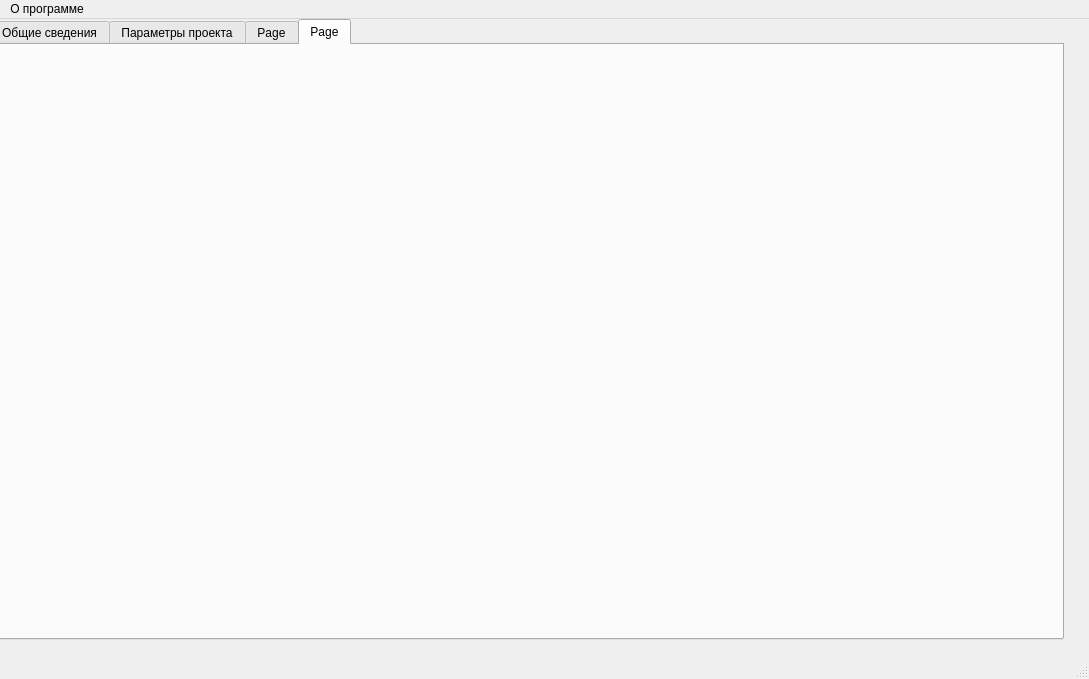
<?xml version="1.0" encoding="UTF-8"?>
<ui version="4.0">
 <class>MainWindow</class>
 <widget class="QMainWindow" name="MainWindow">
  <property name="geometry">
   <rect>
    <x>0</x>
    <y>0</y>
    <width>1089</width>
    <height>679</height>
   </rect>
  </property>
  <property name="windowTitle">
   <string>MainWindow</string>
  </property>
  <widget class="QWidget" name="centralwidget">
   <widget class="QTabWidget" name="tabWidget">
    <property name="geometry">
     <rect>
      <x>-10</x>
      <y>0</y>
      <width>1074</width>
      <height>621</height>
     </rect>
    </property>
    <property name="currentIndex">
     <number>3</number>
    </property>
    <widget class="QWidget" name="tab">
     <attribute name="title">
      <string>Общие сведения</string>
     </attribute>
     <widget class="QLineEdit" name="lineEdit">
      <property name="geometry">
       <rect>
        <x>180</x>
        <y>20</y>
        <width>231</width>
        <height>22</height>
       </rect>
      </property>
      <property name="text">
       <string/>
      </property>
     </widget>
     <widget class="QLabel" name="label">
      <property name="geometry">
       <rect>
        <x>10</x>
        <y>20</y>
        <width>161</width>
        <height>16</height>
       </rect>
      </property>
      <property name="text">
       <string>Краткое название проекта:</string>
      </property>
     </widget>
    </widget>
    <widget class="QWidget" name="tab_2">
     <attribute name="title">
      <string>Параметры проекта</string>
     </attribute>
     <widget class="QGroupBox" name="groupBox">
      <property name="geometry">
       <rect>
        <x>20</x>
        <y>100</y>
        <width>411</width>
        <height>181</height>
       </rect>
      </property>
      <property name="title">
       <string>1С-документы, используемые в проекте</string>
      </property>
      <widget class="QCheckBox" name="checkBox">
       <property name="geometry">
        <rect>
         <x>20</x>
         <y>50</y>
         <width>81</width>
         <height>20</height>
        </rect>
       </property>
       <property name="text">
        <string>1С-Заказ</string>
       </property>
      </widget>
      <widget class="QCheckBox" name="checkBox_2">
       <property name="geometry">
        <rect>
         <x>20</x>
         <y>70</y>
         <width>81</width>
         <height>20</height>
        </rect>
       </property>
       <property name="text">
        <string>1С-РТУ</string>
       </property>
      </widget>
      <widget class="QCheckBox" name="checkBox_3">
       <property name="geometry">
        <rect>
         <x>20</x>
         <y>100</y>
         <width>91</width>
         <height>20</height>
        </rect>
       </property>
       <property name="text">
        <string>1С-КорРТУ</string>
       </property>
      </widget>
      <widget class="QCheckBox" name="checkBox_4">
       <property name="geometry">
        <rect>
         <x>20</x>
         <y>130</y>
         <width>81</width>
         <height>20</height>
        </rect>
       </property>
       <property name="text">
        <string>1С-СЧФ</string>
       </property>
      </widget>
      <widget class="QLineEdit" name="lineEdit_2">
       <property name="geometry">
        <rect>
         <x>120</x>
         <y>50</y>
         <width>221</width>
         <height>22</height>
        </rect>
       </property>
      </widget>
      <widget class="QLineEdit" name="lineEdit_3">
       <property name="geometry">
        <rect>
         <x>120</x>
         <y>80</y>
         <width>221</width>
         <height>22</height>
        </rect>
       </property>
      </widget>
      <widget class="QLineEdit" name="lineEdit_4">
       <property name="geometry">
        <rect>
         <x>120</x>
         <y>110</y>
         <width>221</width>
         <height>22</height>
        </rect>
       </property>
      </widget>
      <widget class="QLineEdit" name="lineEdit_5">
       <property name="geometry">
        <rect>
         <x>130</x>
         <y>140</y>
         <width>221</width>
         <height>22</height>
        </rect>
       </property>
      </widget>
     </widget>
     <widget class="QComboBox" name="comboBox">
      <property name="geometry">
       <rect>
        <x>160</x>
        <y>30</y>
        <width>311</width>
        <height>22</height>
       </rect>
      </property>
      <item>
       <property name="text">
        <string>Управление торговлей 10.3</string>
       </property>
      </item>
      <item>
       <property name="text">
        <string>Бухгалтерия предприятия 3.0</string>
       </property>
      </item>
     </widget>
     <widget class="QLabel" name="label_2">
      <property name="geometry">
       <rect>
        <x>30</x>
        <y>30</y>
        <width>111</width>
        <height>16</height>
       </rect>
      </property>
      <property name="text">
       <string>1С-Конфигурация: </string>
      </property>
     </widget>
     <widget class="QCheckBox" name="checkBox_5">
      <property name="geometry">
       <rect>
        <x>500</x>
        <y>30</y>
        <width>401</width>
        <height>20</height>
       </rect>
      </property>
      <property name="text">
       <string>(Используется нетиповая конфигурация на основе указанной)</string>
      </property>
     </widget>
     <widget class="QTableWidget" name="tableWidget">
      <property name="geometry">
       <rect>
        <x>540</x>
        <y>120</y>
        <width>481</width>
        <height>192</height>
       </rect>
      </property>
     </widget>
     <widget class="QLabel" name="label_3">
      <property name="geometry">
       <rect>
        <x>550</x>
        <y>90</y>
        <width>331</width>
        <height>16</height>
       </rect>
      </property>
      <property name="text">
       <string>Торговые сети и сообщения</string>
      </property>
     </widget>
    </widget>
    <widget class="QWidget" name="tab_3">
     <attribute name="title">
      <string>Page</string>
     </attribute>
    </widget>
    <widget class="QWidget" name="tab_4">
     <attribute name="title">
      <string>Page</string>
     </attribute>
    </widget>
   </widget>
  </widget>
  <widget class="QMenuBar" name="menubar">
   <property name="geometry">
    <rect>
     <x>0</x>
     <y>0</y>
     <width>1089</width>
     <height>26</height>
    </rect>
   </property>
   <widget class="QMenu" name="menu">
    <property name="title">
     <string>О программе</string>
    </property>
   </widget>
   <addaction name="menu"/>
  </widget>
  <widget class="QStatusBar" name="statusbar"/>
 </widget>
 <resources/>
 <connections/>
</ui>
